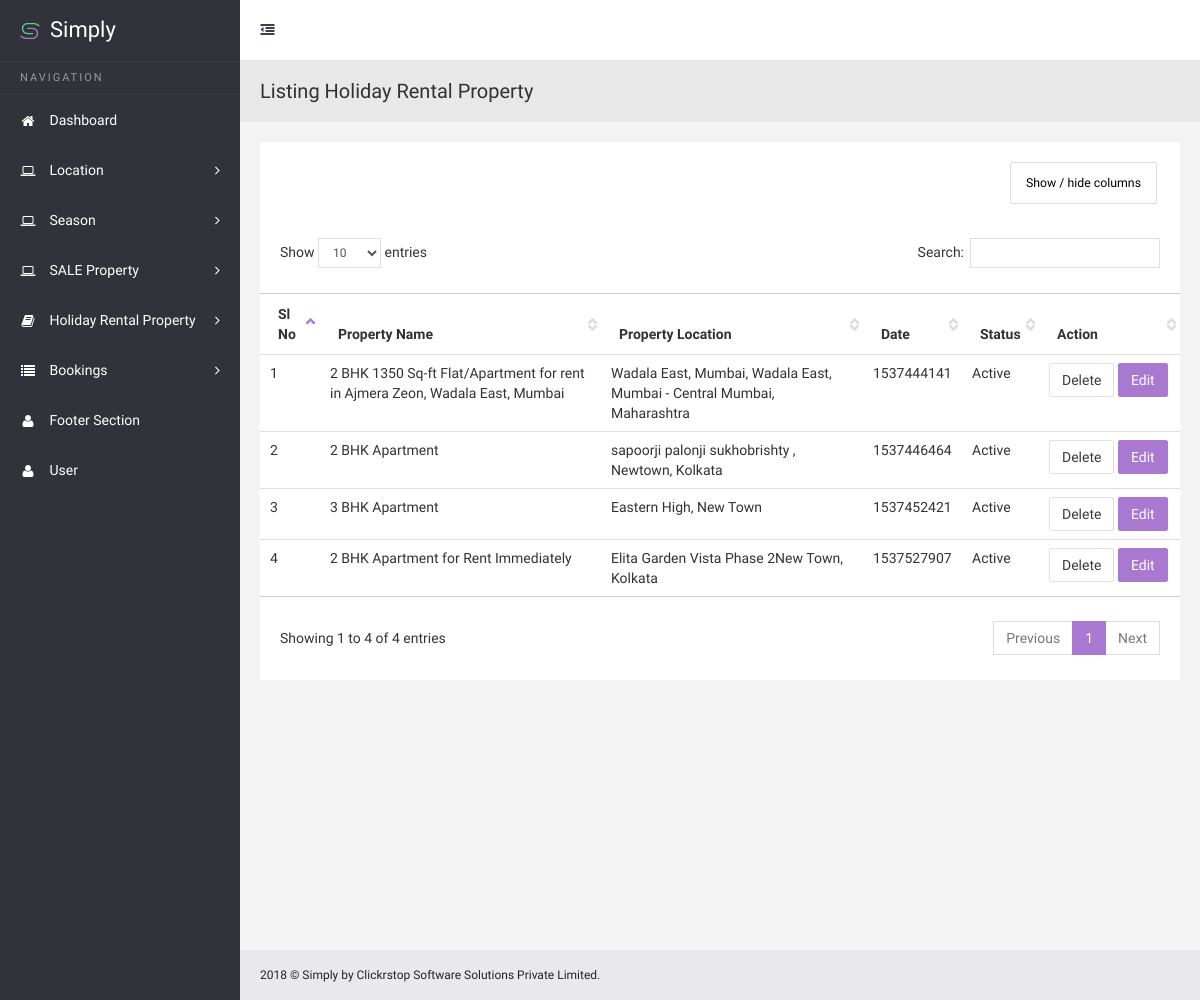
Before: /Simply-Perigord/admin/index.php/listing_holiday_rental with the older database file.
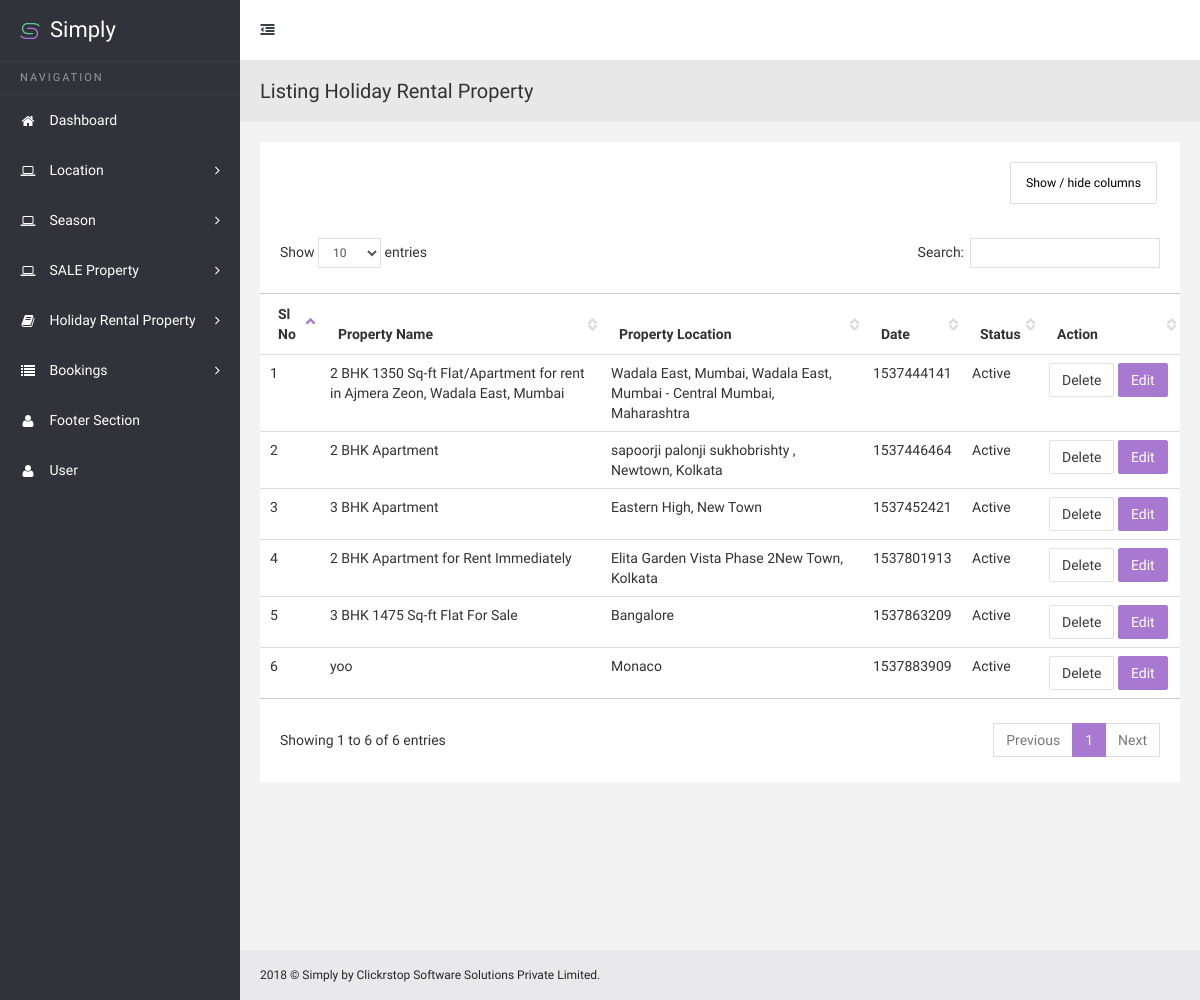
After: the same page with the newer database file.
### tables this page shows
CREATE TABLE IF NOT EXISTS `holiday_rental` (
  `holiday_rental_id` int(255) NOT NULL AUTO_INCREMENT,
  `property_type` varchar(255) NOT NULL,
  `name` varchar(255) NOT NULL,
  `location` varchar(255) NOT NULL,
  `size` varchar(255) NOT NULL,
  `season` varchar(255) NOT NULL,
  `price` varchar(255) NOT NULL,
  `max_guest` varchar(255) NOT NULL,
  `booking_start_date` varchar(255) NOT NULL,
  `booking_end_date` varchar(255) NOT NULL,
  `guest_number` varchar(255) NOT NULL,
  `bedrooms` varchar(255) NOT NULL,
  `bathrooms` varchar(255) NOT NULL,
  `washer` varchar(255) NOT NULL,
  `television` varchar(255) NOT NULL,
  `aircon` varchar(255) NOT NULL,
  `wifi` varchar(255) NOT NULL,
  `bbq` varchar(255) NOT NULL,
  `private_pool` varchar(255) NOT NULL,
  `private_parking` varchar(255) NOT NULL,
  `private_garden` varchar(255) NOT NULL,
  `pet_allowed` varchar(255) NOT NULL,
  `family_friendly` varchar(255) NOT NULL,
  `village_house` varchar(255) NOT NULL,
  `rural_setting` varchar(255) NOT NULL,
  `romantic_for_two` varchar(255) NOT NULL,
  `cosy_cottage` varchar(255) NOT NULL,
  `booked_date` varchar(255) NOT NULL,
  `status` varchar(255) NOT NULL,
  `location_country` varchar(255) NOT NULL,
  `tags` longtext NOT NULL,
  PRIMARY KEY (`holiday_rental_id`)
);

### Simply-Perigord/admin/application/controllers/Listing_holiday_rental.php (called while the page is built, shortened)
<?php
class Listing_holiday_rental extends CI_Controller {
	public function index()
	{
		$this->load->model('listing_holiday_rental_m');
		$data['get_all_rental_property'] = $this->listing_holiday_rental_m->fetch_rental_property();
		$this->load->view('listing_holiday_rental',$data);
	}
}

### Simply-Perigord/admin/index.php (called while the page is built, shortened)
<?php
require_once BASEPATH.'core/CodeIgniter.php';

### Simply-Perigord/admin/application/models/Listing_holiday_rental_m.php (called while the page is built, shortened)
<?php
class Listing_holiday_rental_m extends CI_Model {
	public function fetch_rental_property()
	{
		$this->db->select('*');
		$this->db->from('holiday_rental');
		$this->db->where('property_type', 'rental');
		$query = $this->db->get();
		return $query->result();
	}
}

### Simply-Perigord/admin/application/views/listing_holiday_rental.php (the view, shortened to what this page needs)
<!DOCTYPE html>
<html lang="en">
<head>
	<?php $this->load->view('common/metalinks');?>
    <link href="css/jquery.dataTables.css" rel="stylesheet">
    <link href="css/dataTables.tableTools.css" rel="stylesheet">
    <link href="css/dataTables.colVis.min.css" rel="stylesheet">
    <link href="css/dataTables.responsive.css" rel="stylesheet">
    <link href="css/dataTables.scroller.css" rel="stylesheet">
</head>
<body class="sticky-header">
    <section>
        <?php $this->load->view('common/sidebar_left');?>
        <div class="body-content" style="min-height: 1000px;">
           <?php $this->load->view('common/header');?>
            <div class="page-head">
                <h3 class="m-b-less">
                    Listing Holiday Rental Property
                </h3>
            </div>
            <div class="wrapper">
                <div class="row">
                    <div class="col-sm-12">
                        <section class="panel">
                            <div class="table-responsive">
                                <table class="table colvis-data-table data-table">
                                    <thead>
                                    <tr>
                                        <th>Sl No</th>
                                        <th>Property Name</th>
                                        <th>Property Location</th>
                                        <th>Date</th>
                                        <th>Status</th>
                                        <th width="105px;">Action</th>
                                    </tr>
                                    </thead>
                                    <tbody>
                                    <?php
                                        $i = 1;
                                        foreach($get_all_rental_property AS $fetch_each_property){
                                    ?>
                                    <tr>
                                        <td><?php echo $i;?></td>
                                        <td><?php echo $fetch_each_property->name;?></td>
                                        <td><?php echo $fetch_each_property->location;?></td>
                                        <td><?php echo $fetch_each_property->booked_date;?></td>
                                        <td><?php
                                            if($fetch_each_property->status == '1'){
                                                echo "Active";
                                            }else{
                                                echo "Inactive";
                                            }
                                        ?></td>
                                        <td>
                                            <a href="<?php echo base_url('listing_holiday_rental/delete_rental_id/');?><?php echo $fetch_each_property->holiday_rental_id?>" class="btn btn-default">Delete</a>
                                            <a href="<?php echo base_url('edit_holiday_rental/');?><?php echo $fetch_each_property->holiday_rental_id?>" class="btn btn-primary">Edit</a>
                                        </td>
                                    </tr>
                                    <?php
                                        $i++;
                                        }
                                    ?>
                                    </tbody>
                                </table>
                            </div>
                        </section>
                    </div>
                </div>
            </div>
			<?php $this->load->view('common/footer');?>
        </div>
    </section>
</body>
</html>

### Simply-Perigord/admin/application/views/common/metalinks.php
<link href="<?php echo base_url('css/slidebars.css');?>" rel="stylesheet">
<link href="<?php echo base_url('css/switchery.min.css');?>" rel="stylesheet" type="text/css" media="screen" />
<link href="<?php echo base_url('css/style.css');?>" rel="stylesheet">
<link href="<?php echo base_url('css/style-responsive.css');?>" rel="stylesheet">

### Simply-Perigord/admin/application/views/common/sidebar_left.php (shortened to what this page needs)
   <div class="sidebar-left">
       <div class="logo dark-logo-bg visible-xs-* visible-sm-*">
           <a href="index.html">
               <span class="brand-name">Simply</span>
           </a>
       </div>
       <div class="sidebar-left-info">
           <ul class="nav nav-pills nav-stacked side-navigation">
               <li>
                   <h3 class="navigation-title">Navigation</h3>
               </li>
               <li><a href="index.html"><i class="fa fa-home"></i> <span>Dashboard</span></a></li>
  <li class="menu-list">
                   <a href=""><i class="fa fa-laptop"></i>  <span>Location</span></a>
               </li>
                <li class="menu-list">
                   <a href=""><i class="fa fa-laptop"></i>  <span>Season</span></a>
               </li>
               <li class="menu-list">
                   <a href=""><i class="fa fa-laptop"></i>  <span>SALE Property</span></a>
               </li>
               <li class="menu-list"><a href=""><i class="fa fa-book"></i> <span>Holiday Rental Property</span></a>
               </li>
               <li class="menu-list"><a href=""><i class="fa fa-list"></i> <span>Bookings</span></a>
               </li>
<li><a href="<?php echo base_url('about');?>"><i class="fa fa-user"></i> <span>Footer Section</span></a></li>
               <li><a href="<?php echo base_url('user_info');?>"><i class="fa fa-user"></i> <span>User</span></a></li>
           </ul>
       </div>
   </div>

### Simply-Perigord/admin/application/views/common/header.php (shortened to what this page needs)
<div class="header-section">
    <div class="logo dark-logo-bg hidden-xs hidden-sm">
        <a href="index.html">
            <img src="images/logo-icon.png" alt="">
            <span class="brand-name">Simply</span>
        </a>
    </div>
    <a class="toggle-btn"><i class="fa fa-outdent"></i></a>
</div>

### Simply-Perigord/admin/application/views/common/footer.php (shortened to what this page needs)
<footer>
	2018 &copy; Simply by Clickrstop Software Solutions Private Limited.
</footer>

### Simply-Perigord/admin/css/default-theme.css (style rules this page uses)
body, .dark-logo-bg { background: #32323a; }
.navigation-title { color: rgba(255, 255, 255, 0.5); border-top: 1px solid rgba(255,255,255,0.05); border-bottom: 1px solid rgba(255,255,255,0.05); }

Changed rows visible on the page:
changed holiday_rental "2 BHK Apartment for Rent Immediately": booked_date "1537527907" → "1537801913"
added holiday_rental: name "3 BHK 1475 Sq-ft Flat For Sale", location "Bangalore", booked_date "1537863209", status "Active"
added holiday_rental: name "yoo", location "Monaco", booked_date "1537883909", status "Active"
Other visible differences:
text written by a page script: "Show / hide columns Show entries Search: Showing 1 to 4 of 4 entries Previous 1 Next" → "Show / hide columns Show entries Search: Showing 1 to 6 of 6 entries Previous 1 Next"
